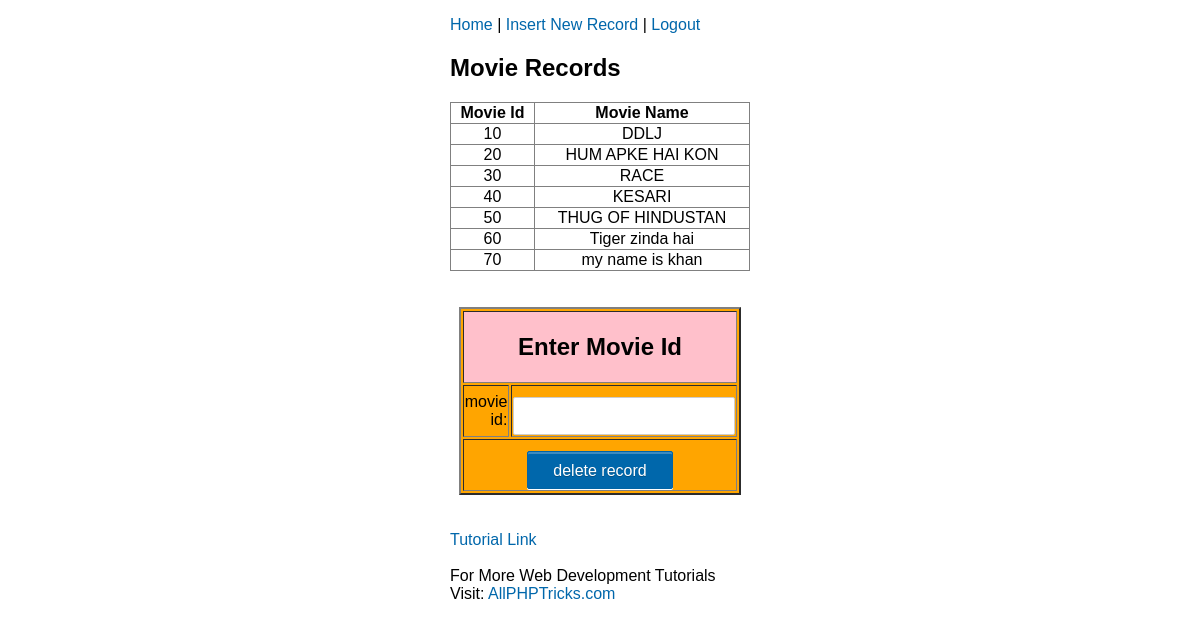
/admin/vmovie.php, run on the app's committed database.
### tables this page shows
CREATE TABLE `Movies` (
  `MovieId` int(8) NOT NULL,
  `MovieName` varchar(255) DEFAULT NULL
);

### admin/vmovie.php (the view, shortened to what this page needs)
<?php
require('db.php');
?>
<!DOCTYPE html>
<html>
<head>
<link rel="stylesheet" href="css/style.css" />
</head>
<body>
<div class="form">
<p><a href="index.php">Home</a> | <a href="insert.php">Insert New Record</a> | <a href="logout.php">Logout</a></p>
<h2>Movie Records</h2>
<table width="100%" border="1" style="border-collapse:collapse;">
<thead>
<tr><th><strong>Movie Id</strong></th><th><strong>Movie Name</strong></th></tr>
</thead>
<tbody>
<?php
$sel_query="Select * from Movies ORDER BY movieid";
$result = mysqli_query($con,$sel_query);
while($row = mysqli_fetch_assoc($result)){ ?>
<tr><td align="center"><?php echo $row['MovieId']; ?></td><td align="center"><?php echo $row['MovieName']; ?></td></tr>
<?php } ?>
</tbody>
</table>
<br /><br />
<form action='dmovie.php' method='post'>
<table width='250' border='2' align='center' bgcolor='orange'>
<tr>
<td align='center' bgcolor='pink' colspan='6'><h2>Enter Movie Id</h2></td>
</tr>
<tr>
<td align='right'>movie id:</td>
<td><input type='text' name='movieid'></td>
</tr>
<td colspan='4' align='center'><input type='submit' name='rmdel' value='delete record'>
</td>
</table>
</form>
<br /><br />
<a href="https://www.allphptricks.com/insert-view-edit-and-delete-record-from-database-using-php-and-mysqli/">Tutorial Link</a> <br /><br />
For More Web Development Tutorials Visit: <a href="https://www.allphptricks.com/">AllPHPTricks.com</a>
</div>
</body>
</html>

### admin/css/style.css (style rules this page uses)
body { font-family:Arial, Sans-Serif; }
a { color:#0067ab; text-decoration:none; }
.form { width: 300px; margin: 0 auto; }
input[type='text'], input[type='email'], input[type='password'] { width: 200px; border-radius: 2px;border: 1px solid #CCC; padding: 10px; color: #333; font-size: 14px; margin-top: 10px; }
input[type='submit'] { padding: 10px 25px 8px; color: #fff; background-color: #0067ab; text-shadow: rgba(0,0,0,0.24) 0 1px 0; font-size: 16px; box-shadow: rgba(255,255,255,0.24) 0 2px 0 0 inset,#fff 0 1px 0 0; border: 1px solid #0164a5; border-radius: 2px; margin-top: 10px; cursor:pointer; }

### data on the page
movies: MovieId "10", MovieName "DDLJ"
movies: MovieId "20", MovieName "HUM APKE HAI KON"
movies: MovieId "30", MovieName "RACE"
movies: MovieId "40", MovieName "KESARI"
movies: MovieId "50", MovieName "THUG OF HINDUSTAN"
movies: MovieId "60", MovieName "Tiger zinda hai"
movies: MovieId "70", MovieName "my name is khan"
